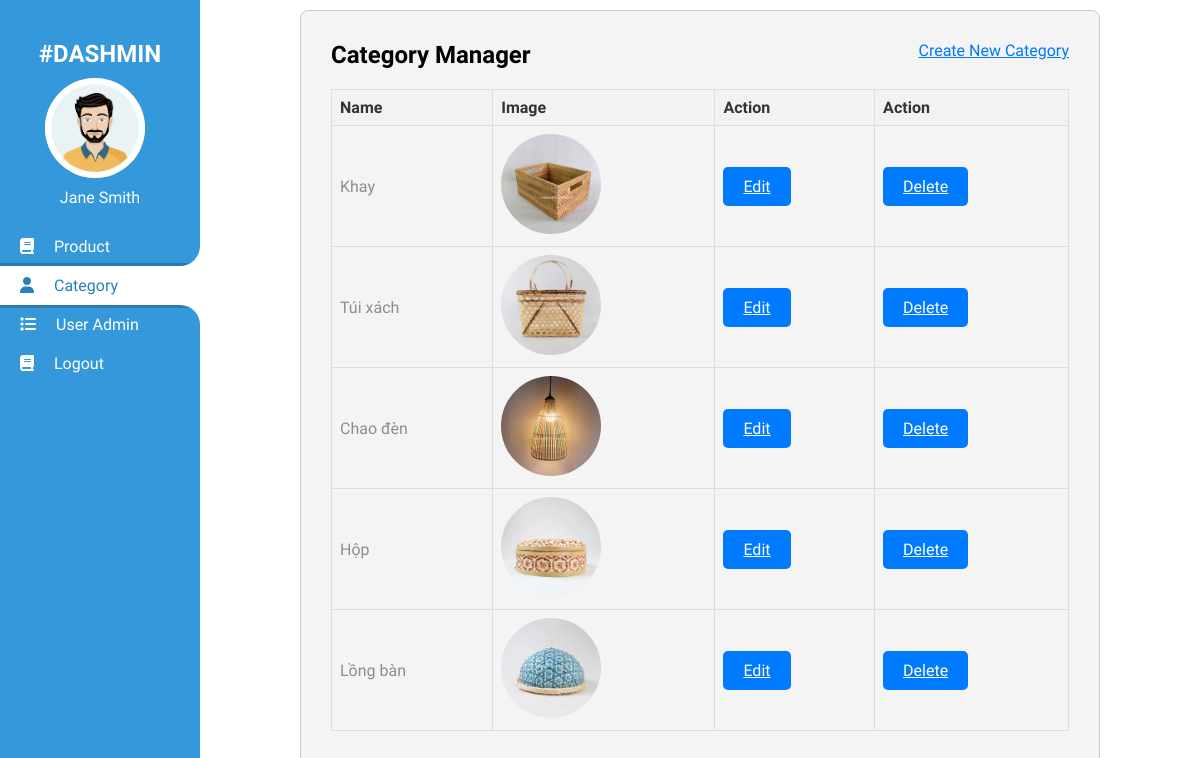
The app's page /admin/category.php (signed in) with its own data.
### tables this page shows
CREATE TABLE `category` (
  `category_id` int(11) NOT NULL,
  `category_name` varchar(255) DEFAULT NULL,
  `image_url` varchar(255) DEFAULT NULL
);

### database.php (called while the page is built, shortened)
<?php
function db_connect()
{
  $connection = mysqli_connect(DB_SERVER, DB_USER, DB_PASS, DB_NAME);
  return $connection;
}
$db = db_connect();
function confirm_query_result($result)
{
  global $db;
  if (!$result) {
    echo mysqli_error($db);
    db_disconnect($db);
    exit;
  } else {
    return $result;
  }
}
function find_admin_by_id($id)
{
  global $db;
  $sql = "SELECT * FROM admins ";
  $sql .= "WHERE admin_id='" . $id . "'";
  $result = mysqli_query($db, $sql);
  $admin = mysqli_fetch_assoc($result);
  return $admin;
}
function find_all_category(){
  global $db;
  $sql = "SELECT * FROM category";
  $result = mysqli_query($db, $sql);
  return confirm_query_result($result);
}

### admin/category.php (the view, shortened to what this page needs)
<?php
require_once('../database.php');
?>
<!DOCTYPE html>
<html lang="en">
<head>
    <link rel="stylesheet" href="../css/admin.css">
    <link rel="stylesheet" href="https://cdnjs.cloudflare.com/ajax/libs/font-awesome/6.5.1/css/all.min.css"
 />
</head>
<body>
    <div class="container" style="display:flex">
        <?php include('nav.php') ?>
        <div class="table-container">
            <div style="display:flex;justify-content:space-between;margin-bottom:20px">
                <h2>Category Manager</h2>
                <a href="create/catgory.php" style="cursor: pointer;color:rgb(0, 119, 255)">Create New Category</a>
            </div>
            <table class="data-table">
                <thead>
                    <tr>
                        <th>Name</th>
                        <th>Image</th>
                        <th>Action</th>
                        <th>Action</th>
                    </tr>
                </thead>
                <tbody>
                    <?php
                        $category_set = find_all_category();
                        while ($category = mysqli_fetch_assoc($category_set)):
                    ?>
                    <tr>
                        <td><?php echo $category['category_name']; ?></td>
                        <td><img src="<?php echo '../cate/' . $category['image_url']; ?>" alt="<?php echo $category['category_name']; ?>" class="category-image"></td>
                        <td><a class="btn-primary" href="<?php echo 'update/category.php?id='.$category['category_id']; ?>">Edit</a></td>
                        <td><a class="btn-primary" href="<?php echo 'delete/category.php?id='.$category['category_id']; ?>">Delete</a></td>
                    </tr>
                    <?php endwhile; ?>
                </tbody>
            </table>
        </div>
    </div>
</body>
</html>

### admin/nav.php (shortened to what this page needs)
<?php
$admin_id = isset($_SESSION['admin']) ? $_SESSION['admin'] : '';
$admin_s = find_admin_by_id($admin_id);
?>
<nav class="side-nav">
            <ul class="nav-menu">
                <div
                    style="margin-bottom:20px;display:flex; justify-content: center;flex-direction: column;align-items: center;">
                    <h1 style="color:white;margin-bottom:10px">#DASHMIN</h1>
                    <div class="avatar">
                        <img
>
                    </div>
                    <p style="color:white;margin-top:10px"><?php echo empty($admin_s['username']) ? "admin" : $admin_s['username'] ;  ?></p>
                </div>
                <li class="nav-item"><a href="product.php"><i class="fas fa-book"></i><span class="menu-text">Product</span></a>
                </li>
                <li class="nav-item"><a href="category.php"><i class="fas fa-user"></i><span class="menu-text">Category</span></a>
                </li>
                <li class="nav-item active"><a href="index.php"><i class="fas fa-list"></i><span
                            class="menu-text">User Admin</span></a></li>
                 <li class="nav-item"><a href="logout.php"><i class="fas fa-book"></i><span class="menu-text">Logout</span></a>
                </li>
            </ul>
        </nav>

### css/admin.css (style rules this page uses)
body { font-family: "Grandstander", cursive; }
* { margin: 0; padding: 0; box-sizing: border-box; }
.container { height: 100vh; }
.side-nav, .nav-menu { height: 100%; }
.side-nav .nav-menu { list-style: none; padding: 40px 0; width: 200px; background-color: #3498db; }
.side-nav .nav-item { position: relative; padding: 10px 20px; }
.nav-item.active { background-color: #fff; box-shadow: 0px -3px rgba(0, 0, 0, 0.2), 0px 3px rgba(0, 0, 0, 0.2); }
.nav-item.active a { color: #2980b9; }
.nav-item a { text-decoration: none; color: #fff; }
.menu-text { padding: 0 20px; }
.side-nav .nav-item.active::before { content: ""; position: absolute; background-color: transparent; bottom: 100%; right: 0; height: 150%; width: 20px; border-bottom-right-radius: 25px; box-shadow: 0 20px 0 0 #fff; }
.side-nav .nav-item.active::after { content: ""; position: absolute; background-color: transparent; top: 100%; right: 0; height: 150%; width: 20px; border-top-right-radius: 25px; box-shadow: 0 -20px 0 0 #fff; }
.avatar { width: 100px; height: 100px; border-radius: 50%; background-color: #ccc; margin-right: 10px; }
.avatar img { width: 100px; height: 100px; object-fit: contain; border-radius: 50%; }
.table-container { margin: 10px 100px; width: calc(100% - 250px); height: auto; padding: 30px; background-color: #f4f4f4; border-radius: 8px; border: 1px solid #ccc; }
.data-table { width: 100%; border-collapse: collapse; }
.data-table th, .data-table td { color: #8d8d8d; padding: 8px; border: 1px solid #ddd; text-align: left; }
.data-table th { color: #333; background-color: #f2f2f2; font-weight: bold; }
.btn-primary { background-color: #007bff; color: #fff; padding: 10px 20px; border: none; border-radius: 5px; cursor: pointer; }

### admin/category.php (style rules this page uses)
.category-image { width: 100px; height: 100px; object-fit: cover; border-radius: 50%; }
.table-container { margin: 10px 100px; width: calc(100% - 250px); height: auto; padding: 30px; background-color: #f4f4f4; border-radius: 8px; border: 1px solid #ccc; }
.data-table { width: 100%; border-collapse: collapse; }
.data-table th, .data-table td { color: #8d8d8d; padding: 8px; border: 1px solid #ddd; text-align: left; }
.data-table th { color: #333; background-color: #f2f2f2; font-weight: bold; }
.btn-primary { background-color: #007bff; color: #fff; padding: 10px 20px; border: none; border-radius: 5px; cursor: pointer; }

### records on screen
category: category_name "Khay", image_url (picture)
category: category_name "Túi xách", image_url (picture)
category: category_name "Chao đèn", image_url (picture)
category: category_name "Hộp", image_url (picture)
category: category_name "Lồng bàn", image_url (picture)

### other values on screen
$admin_s['username'] "Jane Smith"
